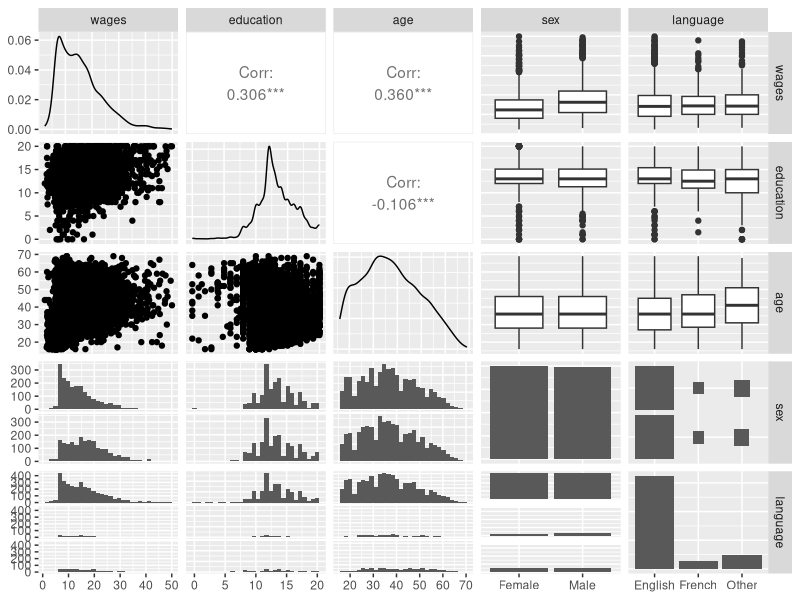

Recreate this plot in R.
library(car)
library(GGally)
data(SLID,package = "car")
SLID = SLID[complete.cases(SLID), ]
ds = SLID
colnames(ds)
dim(ds)
summary(ds)
levels(ds$sex)
levels(ds$language)
ggpairs(ds)
lm = lm(formula = wages ~ education+age+sex+language,data=SLID)
summary(lm)
